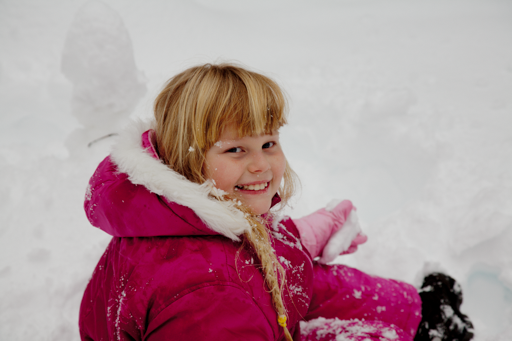
//> input picture sift/images/input/a4644-Duggan_090214_5136.png, 512 x 341 px
$ ./sift   (built with g++ and OpenCV 4)
//> lines starting //> are read from the running program, lines starting //| are printed output that depends on the picture; after the words box and inside, x2 and y2 are one past the last pixel; in counts of white or black regions, pixels touching at a corner belong together
//C++
#include <cmath>
#include <chrono>
#include <vector>
#include <iostream>
// Eigen3
#include <Eigen/Core>
#include <Eigen/Dense>
// opencv
#include <opencv2/dnn.hpp>
#include <opencv2/opencv.hpp>


namespace {
    void run(const std::function<void()>& work=[]{}, const std::string message="") {
        auto start = std::chrono::steady_clock::now();
        work();
        auto finish = std::chrono::steady_clock::now();
        auto duration = std::chrono::duration_cast<std::chrono::milliseconds>(finish - start);
        std::cout << message << " " << duration.count() << " ms" <<  std::endl;
    }

    void cv_info(const cv::Mat& one_image) {
        std::cout << "高  :  " << one_image.rows << "\n宽  :  " << one_image.cols << "\n通道 :  " << one_image.channels() << std::endl;
        std::cout << "步长 :  " << one_image.step << std::endl;
    }

    void cv_show(const cv::Mat& one_image, const char* info="") {
        cv::imshow(info, one_image);
        cv::waitKey(0);
        cv::destroyAllWindows();
    }

    bool cv_write(const cv::Mat& source, const std::string save_path) {
        return cv::imwrite(save_path, source, std::vector<int>({cv::IMWRITE_PNG_COMPRESSION, 0}));
    }

    cv::Mat cv_resize(cv::Mat& one_image, const int height, const int width, const int _interpolation=cv::INTER_LINEAR) {
		cv::Mat result;
		cv::resize(one_image, result, cv::Size(width, height), 0, 0, _interpolation);
		return result;
	}

	cv::Mat make_pad(const cv::Mat& one_image, const int pad_H, const int pad_W) {
		cv::Mat padded_image;
		cv::copyMakeBorder(one_image, padded_image, pad_H, pad_H, pad_W, pad_W, cv::BORDER_REPLICATE);
		return padded_image;
	}

	cv::Mat cv_concat(std::vector<cv::Mat> sequence) {
        cv::Mat result;
        cv::hconcat(sequence, result);
        return result;
    }
}


std::vector< std::vector<cv::Mat> > build_DOG_pyramid(const cv::Mat& source, const int S=3, const float sigma=1.6, const int min_size=4) {
    // 首先上采样得到第一张图
    cv::Mat first_image;
    cv::resize(source, first_image, {0, 0}, 2, 2, cv::INTER_LINEAR);
    const float first_sigma = std::sqrt(sigma * sigma - (2 * 0.5) * (2 * 0.5));
    cv::GaussianBlur(first_image, first_image, {0, 0}, first_sigma, first_sigma);
    // 计算有几组图像, 最小分辨率是 4x4
    const int min_length = std::min(first_image.rows, first_image.cols);
    const int octaves_num = std::floor(std::log(min_length) / std::log(2) - min_size);
    std::cout << "octaves_num  " << octaves_num << std::endl;
    // 计算任意一组图像的方差序列
    const int images_num = S + 3;
    const float k = std::pow(2, 1.f / S);
    std::vector<float> sigmas_list(images_num, 0);
    sigmas_list[0] = sigma;
    for(int i = 1; i < images_num; ++i) {
        const float temp = std::pow(k, i - 1) * sigma;
        sigmas_list[i] = std::sqrt((k * k - 1) * temp * temp);
    }
    // 共 octaves_num 组, 每组有 S + 3 张图像, 对应尺度逐一做高斯模糊
    std::vector< std::vector<cv::Mat> > gaussi_scaled_pyramid;
    cv::Mat cur_scale;
    for(int i = 0;i < octaves_num; ++i) {
        std::vector<cv::Mat> this_octave;
        this_octave.reserve(images_num);
        if(i == 0) cur_scale = first_image.clone(); // 如果是第一组图像
        else { // 否则, 直接取上一组的倒数第三张图像作为起始图像, 下采样为原来的一半, 相当于尺度 * 2
            const cv::Mat& refer = gaussi_scaled_pyramid[i - 1][images_num - 1 - 3];
            cv::resize(refer, cur_scale, {refer.cols / 2, refer.rows / 2}, 0, 0, cv::INTER_LINEAR);
        }
        this_octave.emplace_back(cur_scale.clone()); // 起始图像都已经做了高斯模糊了, first_image 和上一组的倒数第三张
        for(int j = 1; j < images_num; ++j) {
            cv::GaussianBlur(cur_scale, cur_scale, {0, 0}, sigmas_list[j], sigmas_list[j]);
            this_octave.emplace_back(cur_scale.clone()); // 这里不用 clone() 很坑爹啊
        }
        gaussi_scaled_pyramid.emplace_back(this_octave);
    }
    // 得到高斯差分金字塔
    std::vector< std::vector<cv::Mat> > DOG_pyramid;
    for(int i = 0;i < octaves_num; ++i) {
        std::vector<cv::Mat> this_octave;
        this_octave.reserve(images_num - 1);
        for(int j = 1;j < images_num; ++j)
            this_octave.emplace_back(gaussi_scaled_pyramid[i][j] - gaussi_scaled_pyramid[i][j - 1]);
        DOG_pyramid.emplace_back(this_octave);
    }
    return DOG_pyramid;
}


inline bool is_local_extremum(const float center, const float* const down, const float* const mid, const float* const up, const int j, const int W) {
    return (center > 0 and center > mid[j - 1] and center > mid[j + 1] and
           center > mid[j - 1 - W] and center > mid[j - W] and center > mid[j + 1 - W] and
           center > mid[j - 1 + W] and center > mid[j + W] and center > mid[j + 1 + W] and
           center > down[j - 1] and center > down[j] and center > down[j + 1] and
           center > down[j - 1 - W] and center > down[j - W] and center > down[j + 1 - W] and
           center > down[j - 1 + W] and center > down[j + W] and center > down[j + 1 + W] and
           center > up[j - 1] and center > up[j] and center > up[j + 1] and
           center > up[j - 1 - W] and center > up[j - W] and center > up[j + 1 - W] and
           center > up[j - 1 + W] and center > up[j + W] and center > up[j + 1 + W])
           or
           (center < 0 and center < mid[j - 1] and center < mid[j + 1] and
           center < mid[j - 1 - W] and center < mid[j - W] and center < mid[j + 1 - W] and
           center < mid[j - 1 + W] and center < mid[j + W] and center < mid[j + 1 + W] and
           center < down[j - 1] and center < down[j] and center < down[j + 1] and
           center < down[j - 1 - W] and center < down[j - W] and center < down[j + 1 - W] and
           center < down[j - 1 + W] and center < down[j + W] and center < down[j + 1 + W] and
           center < up[j - 1] and center < up[j] and center < up[j + 1] and
           center < up[j - 1 - W] and center < up[j - W] and center < up[j + 1 - W] and
           center < up[j - 1 + W] and center < up[j + W] and center < up[j + 1 + W]);
}


struct keypoint_type {
    cv::Point pos; // 位置坐标
    int size;      // 关键点的尺寸
    float response;// 插值之后的 DOG 响应值
    keypoint_type(const int x, const int y, const int _size, const float _response)
        : pos(x, y), size(_size), response(_response) {}
};

std::vector<keypoint_type> sift_detect_keypoints(
        const cv::Mat& _source,
        const int S=3,
        const float sigma=1.6,
        const int min_size=4,
        const float contrast_threshold=0.05,
        const float gamma=10.0) {
    // 转化成灰度图, 类型 float
    cv::Mat source;
    cv::cvtColor(_source, source, cv::COLOR_BGR2GRAY);
    assert(source.channels() == 1);
    source.convertTo(source, CV_32FC1);
    // 首先构建差分金字塔
    const auto DOG_pyramid = build_DOG_pyramid(source, S, sigma, min_size);
    // 寻找尺度空间极值 (x, y, sigma)
    const float threshold = std::floor(0.5 * contrast_threshold / S * 255);
    std::vector<keypoint_type> keypoints;
    const int octaves_num = DOG_pyramid.size();
    const int images_num = DOG_pyramid[0].size();
    for(int o = 0;o < octaves_num; ++o) { // 每一组
        for(int s = 1;s < images_num - 1; ++s) { // 从中间的几层上的点开始, 所以是 1 ~ images_num - 1
            // 获取上中下三组图像的引用
            const auto& down_image = DOG_pyramid[o][s - 1];
            const auto& mid_image = DOG_pyramid[o][s];
            const auto& up_image = DOG_pyramid[o][s + 1];
            const int H = mid_image.rows, W = mid_image.cols;
            const int H_1 = H - 1, W_1 = W - 1;
            // 遍历每一个点, 判断每个点是不是局部极值
            for(int i = 1;i < H_1; ++i) {
                const float* const down = down_image.ptr<float>() + i * W;
                const float* const mid = mid_image.ptr<float>() + i * W;
                const float* const up = up_image.ptr<float>() + i * W;
                for(int j = 1;j < W_1; ++j) {
                    const float center = mid[j];
                    if(std::abs(center) < threshold)  // 去掉一些响应值过小的关键点, 这里的响应值是 DOG 响应值
                        continue;
                    if(is_local_extremum(center, down, mid, up, j, W)) { // 如果是局部极值
                        /*
                        const float temp = std::pow(2, o - 1);
                        const int size = sigma * std::pow(2, s / S)  * temp * 2; // 1.414
                        keypoints.emplace_back(j * temp, i * temp, size, center);
                        */
                        // 做更精准的插值, 找到更好的坐标以及尺度
                        constexpr int max_iters = 5;  // 最多迭代 5 次
                        bool convergence = false; // 是否收敛
                        float response; // 插值之后的响应值极值
                        int i2 = i, j2 = j, s2 = s;  // 注意这里的 i2, j2, s2 是在不断更新的, 相邻三层 down, mid, up 的行指针也要重新赋值
                        float D_xx, D_yy, D_sigma_2, D_xy, D_x_sigma, D_y_sigma;
                        for(int t = 0;t < max_iters; ++t) {
                            // 首先获取新的指针
                            const float* mid2 = mid_image.ptr<float>() + i2 * W;
                            const float* down2 = down_image.ptr<float>() + i2 * W;
                            const float* up2 = up_image.ptr<float>() + i2 * W;
                            // 首先对 i2, j2, s2  这个点局部求一阶导数和二阶海斯矩阵
                            Eigen::Matrix<float, 3, 1> D_x;
                            D_x << 0.5f * (mid2[j2 + 1] - mid2[j2 - 1]), 0.5f * (mid2[j2 + W] - mid2[j2 - W]), 0.5f * (up2[j2] - down2[j2]);
                            Eigen::Matrix<float, 3, 3> DD_x;
                            D_xx = mid2[j2 + 1] + mid2[j2 - 1] - 2 * mid2[j2];
                            D_yy = mid2[j2 + W] + mid2[j2 - W] - 2 * mid2[j2];
                            D_sigma_2 = up2[j2] + down2[j2] - 2 * mid2[j2];
                            D_xy = (mid2[j2 + W + 1] + mid2[j2 - W - 1] - mid2[j2 + W - 1] - mid2[j2 - W + 1]) / 4.f;
                            D_x_sigma = (up2[j2 + 1] + down2[j2 - 1] - up2[j2 - 1] - down2[j2 + 1]) / 4.f;
                            D_y_sigma = (up2[j2 + W] + down2[j2 - W] - up2[j2 - W] - down2[j2 + W]) / 4.f;
                            DD_x << D_xx, D_xy, D_x_sigma,
                                    D_xy, D_yy, D_y_sigma,
                                    D_x_sigma, D_y_sigma, D_sigma_2;
                            // 求极值点的偏移量
                            const Eigen::Matrix<float, 3, 1> offset = - DD_x.inverse() * D_x;
                            // 判断是否收敛
                            if(std::abs(offset(0)) < 0.5f and std::abs(offset(1)) < 0.5f and std::abs(offset(2)) < 0.5f) {
                                convergence = true;
                                response = mid2[j2] + 0.5 * D_x.transpose() * offset; // 更新这个地方的极值
                                break;
                            }
                            // 根据偏移量关键点在尺度空间的位置
                            j2 += int(offset(0));
                            i2 += int(offset(1));
                            s2 += int(offset(2));
                            // 如果越界了, 退出迭代
                            if(s2 < 1 or s2 > images_num - 2 or i2 < 1 or i2 > H_1 or j2 < 1 or j2 > W_1)
                                break;
                        }
                        // 如果结果是收敛了
                        if(convergence) {
                            // 继续下一步, 去除边缘响应太强的点
                            const float trace = D_xx + D_yy;
                            const float det = D_xx * D_yy - D_xy * D_xy;
                            if((trace * trace) / det < (gamma + 1) * (gamma + 1) / gamma and det > 0) {
                                // 根据极值点 (j2, i2, s2) 恢复到原始分辨率的大小
                                const float temp = std::pow(2, o - 1);
                                const int size = sigma * std::pow(2, s2 / S)  * temp * 2; // 1.414
                                keypoints.emplace_back(j2 * temp, i2 * temp, size, response);
                            }
                        }
                    }
                }
            }
        }
    }
    return keypoints;
}


int main() {
    std::cout << "opencv  :  " << CV_VERSION << std::endl;
    // 根据图片路径读取图像
    const char* source_path = "./images/input/a4644-Duggan_090214_5136.png";
    const auto source_image = cv::imread(source_path);
//> source_image is the input picture: 341 rows x 512 cols, CV_8UC3; mean B, G, R 154.7, 148.7, 178.6
    assert(not source_image.empty() and "读取图像失败 !");
    // sift 检测关键点
    const auto keypoints = sift_detect_keypoints(source_image);
//> in sift_detect_keypoints, `cv::cvtColor(_source, source, cv::COLOR_BGR2GRAY);`:
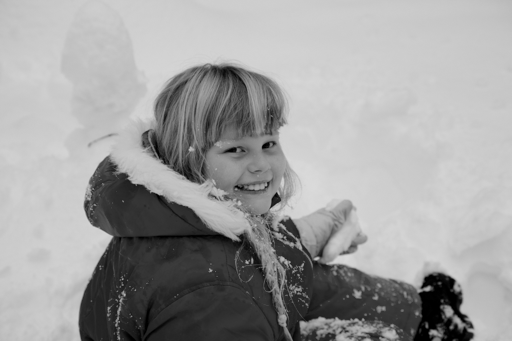
//> source: 341 rows x 512 cols, CV_8UC1; min 0, max 218, mean 158.4
//| octaves_num  5
//> the loop in build_DOG_pyramid, `for(int i = 0;i < octaves_num; ++i)` made 5 passes
//> pass 3, in build_DOG_pyramid, `const cv::Mat& refer = gaussi_scaled_pyramid[i - 1][images_num - 1 - 3];`:
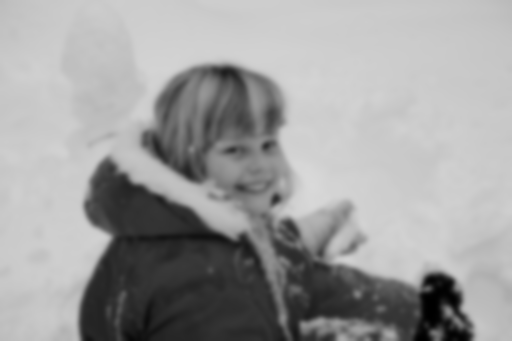
//> refer: 341 rows x 512 cols, CV_32FC1; min 0.235, max 217.3, mean 158.4
//> after the loop in build_DOG_pyramid, `for(int i = 0;i < octaves_num; ++i)`:
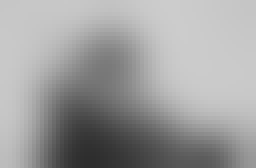
//> cur_scale: 42 rows x 64 cols, CV_32FC1 (shown 4 times larger); min 45.48, max 204.3, mean 158.4
//> in sift_detect_keypoints, `const auto DOG_pyramid = build_DOG_pyramid(source, S, sigma, min_size);`: DOG_pyramid = 5 items
//> in sift_detect_keypoints, `const int octaves_num = DOG_pyramid.size();`: octaves_num = 5
//> the loop in sift_detect_keypoints, `for(int o = 0;o < octaves_num; ++o)` made 5 passes
//> after the loop in sift_detect_keypoints, `for(int o = 0;o < octaves_num; ++o)`: keypoints = 446 items
//> keypoints = 446 items
    // 展示与保存
    auto display = source_image.clone();
    for(const auto& point : keypoints)
        cv::circle(display, point.pos, point.size, CV_RGB(0, 255, 0), 1);
//> this loop made 446 passes
//> point.pos on passes 2 to 4: Point(215, 72), Point(208, 74), Point(230, 78)
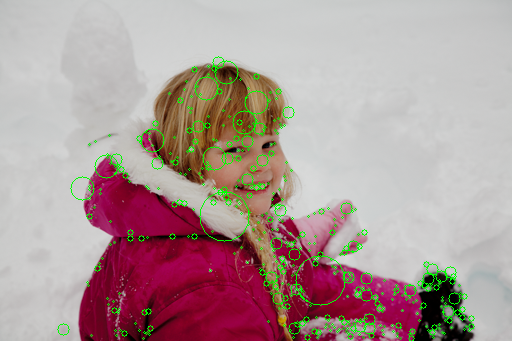
//> display: 341 rows x 512 cols, CV_8UC3; 2.6% of pixels changed, all inside (x1, y1, x2, y2) = (57, 56, 475, 341)
    cv_show(display);
    cv_write(display, "./images/output/keypoints_1.png");
    return 0;
}

$ run again, with sift/images/input/a0015-DSC_0081.png copied over sift/images/input/a4644-Duggan_090214_5136.png
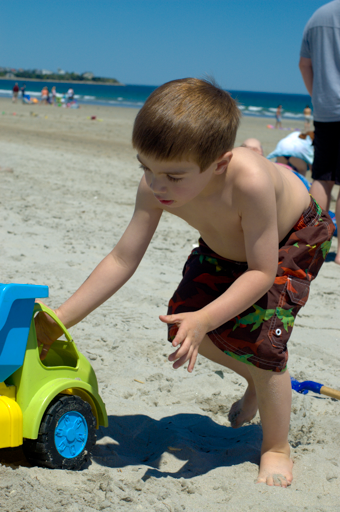
//> input picture sift/images/input/a0015-DSC_0081.png, 340 x 512 px
//> source_image is the input picture: 512 rows x 340 cols, CV_8UC3; mean B, G, R 124.7, 130.6, 118.3
//| octaves_num  5
//> after the loop in build_DOG_pyramid, `for(int i = 0;i < octaves_num; ++i)`:
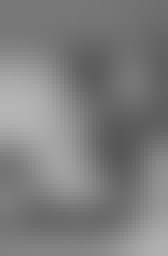
//> cur_scale: 64 rows x 42 cols, CV_32FC1 (shown 4 times larger); min 87.37, max 181.3, mean 126
//> DOG_pyramid = 5 items
//> in sift_detect_keypoints, `const int octaves_num = DOG_pyramid.size();`: octaves_num = 5
//> the loop in sift_detect_keypoints, `for(int o = 0;o < octaves_num; ++o)` made 5 passes
//> after the loop in sift_detect_keypoints, `for(int o = 0;o < octaves_num; ++o)`: keypoints = 830 items
//> the loop `for(const auto& point : keypoints)` made 830 passes
//> point.pos on passes 2 to 4: Point(59, 69), Point(21, 70), Point(66, 73)
//> after the loop `for(const auto& point : keypoints)`:
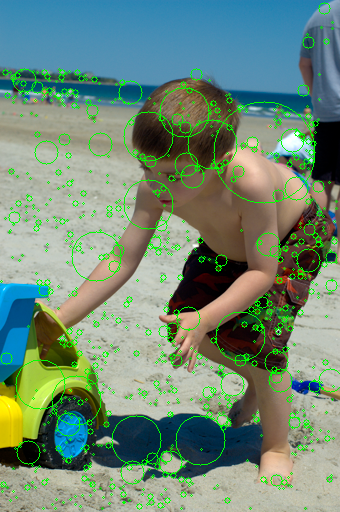
//> display: 512 rows x 340 cols, CV_8UC3; 5.4% of pixels changed, all inside (x1, y1, x2, y2) = (0, 2, 340, 510)
